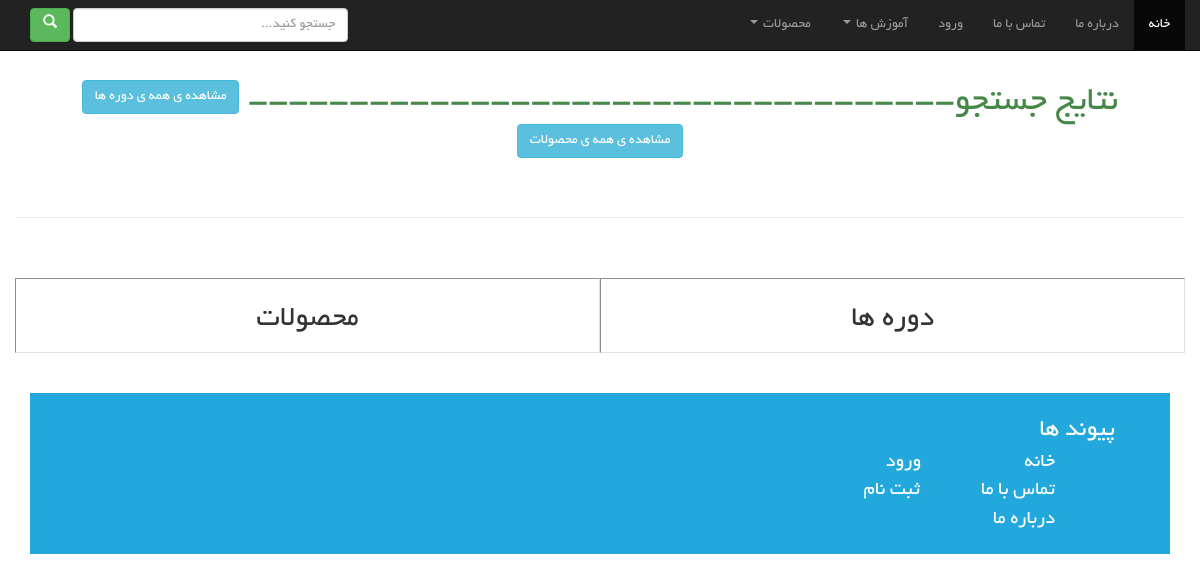
The page /search?searching=python on the database as committed earlier.
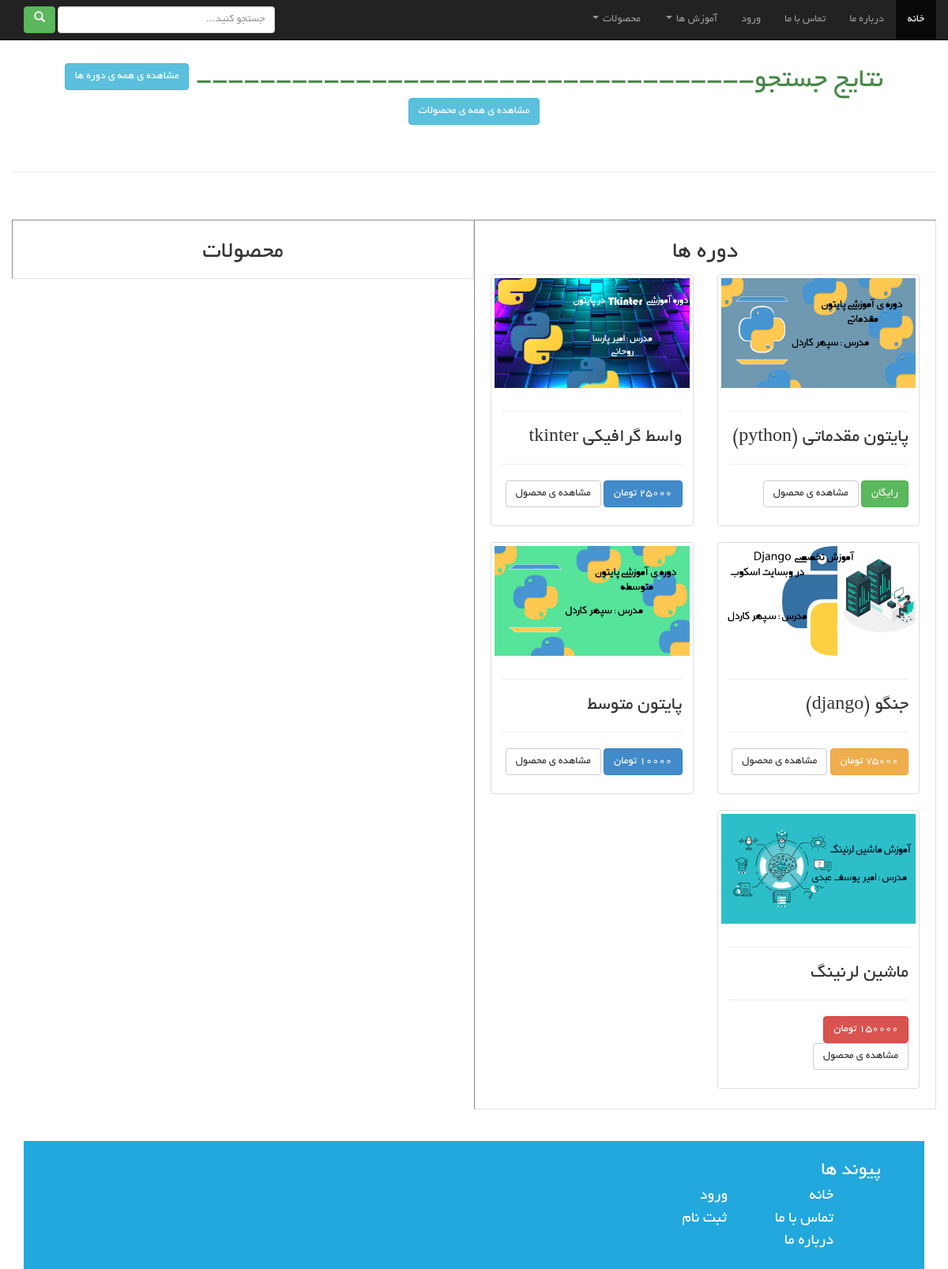
The same page on the database as committed later.
### courses/models.py (models this page shows, shortened)
class Course(models.Model):
    title = models.CharField(max_length=30)
    description = models.TextField()
    price = models.IntegerField(max_length=10,default=0)
    condition = models.CharField(max_length=20)
    master = models.CharField(max_length=20)
    master_img = models.ImageField(upload_to='courses/',null=True,blank=True)
    master_des = models.TextField(null=True,blank=True)
    pqs = models.TextField(null=True,blank=True)
    level = models.CharField(max_length=10)
    image = models.ImageField(upload_to='courses/',null=True,blank=True)
    topic = models.CharField(max_length=50,null=True,blank=True)

### scob/views.py (the view)
# urls.py: path('search', search_page),
def search_page(request):
    if request.method == "GET":
        print("in post in search")
        name = request.GET.get('searching')
        print(name)
        qs_c = Course.objects.filter(Q(title__contains=name) | Q(description__contains=name) | Q(topic__contains=name))
        qs_p = Product.objects.filter(Q(title__contains=name) | Q(description__contains=name) | Q(topic__contains=name))
        title = f"نتیجه ی {name}"
        context = {
            "course_list": qs_c,
            "product_list": qs_p,
            "title": title,
        }
    return render(request, "Search.html", context)

### templates/Search.html (shortened to what the changed rows need)
{% load static %}
<!DOCTYPE html>
<html lang="en">
<head>
    <link rel="stylesheet" href="https://maxcdn.bootstrapcdn.com/bootstrap/3.3.7/css/bootstrap.min.css">
    <link rel="stylesheet" href="https://cdnjs.cloudflare.com/ajax/libs/font-awesome/4.7.0/css/font-awesome.min.css">
    <link rel="stylesheet" href="{% static "css/boot/bootstrap-rtl.css" %}">
    <link rel="stylesheet" href="{% static "css/main-css.css" %}">
</head>
<body>
<div class="container">
    <div class="row" style="margin-top: 60px">
        <h1 class="text text-center text-success">
            نتایج جستجو-----------------------------------
            <a class="btn btn-info" href="/courses">مشاهده ی همه ی دوره ها</a>
            <a class="btn btn-info" href="/products">مشاهده ی همه ی محصولات</a>
        </h1>
        <br>
        <br>
        <br>
        <div class="col-lg-6 col-md-6 col-sm-6 col-xs-6">
            <div class="row" style="border: inset 1px rgb(225,225,225);padding: 5px">
                <h2 class="text-center">دوره ها</h2>
                {% for item in course_list %}
                    <div class="col-lg-6 col-md-6 col-sm-12 col-xs-12">
                        <div class="thumbnail">
                            <img src="{{ item.image.url }}" alt="...">
                            <div class="caption">
                                <hr>
                                <h3>{{ item.title }}</h3>
                                <hr>
                                {% if item.price == 0 %}
                                    <p><label class="btn btn-success">
                                        {% elif item.price < 50000 %}
                                    <p><label class="btn btn-primary">
                                        {% elif item.price < 100000 %}
                                    <p><label class="btn btn-warning">
                                        {% else %}
                                    <p><label class="btn btn-danger">
                                {% endif %}
                                {% if item.price == 0 %}
                                    رایگان
                                {% else %}
                                    {{ item.price }} تومان
                                {% endif %}
                                </label> <a
                                    href="/courses/{{ item.id }}"
                                    class="btn btn-default"
                                    role="button">مشاهده ی محصول</a>
                                </p>
                            </div>
                        </div>
                    </div>
                {% endfor %}
            </div>
        </div>
        <div class="col-lg-6 col-md-6 col-sm-6 col-xs-6">
            <div class="row" style="border: inset 1px rgb(225,225,225);padding: 5px">
                <h2 class="text-center">محصولات</h2>
            </div>
        </div>
    </div>
    <br><br>
</div>
</body>
</html>

Rows that differ between the two databases and show on the page:
added Course: image (picture), title "پایتون مقدماتی (python)", price "رایگان"
added Course: image (picture), title "واسط گرافیکی tkinter", price "25000"
added Course: image (picture), title "جنگو (django)", price "75000"
added Course: image (picture), title "پایتون متوسط", price "10000"
added Course: image (picture), title "ماشین لرنینگ", price "150000"
